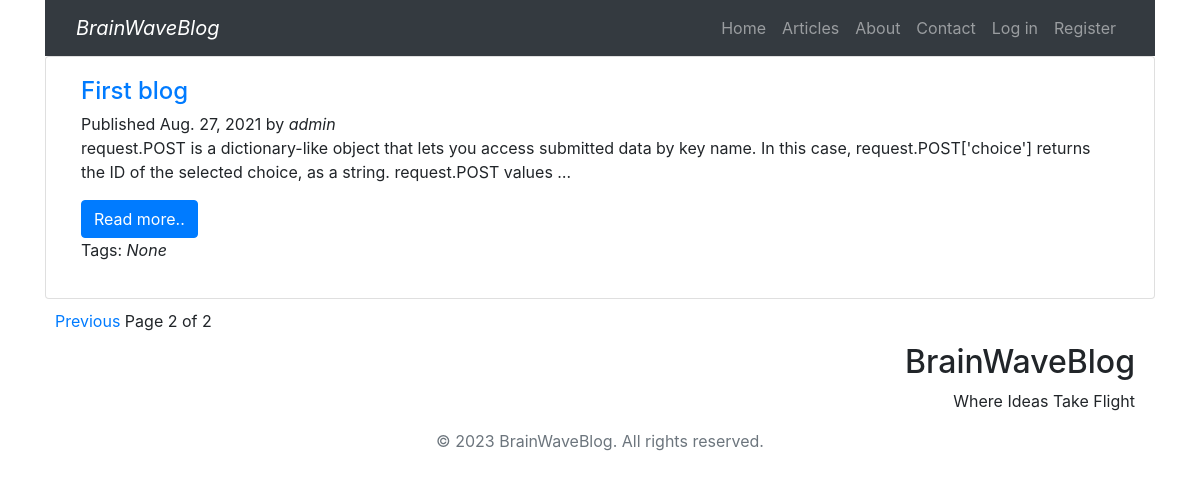
The page /blog/posts/?page=2 on the database as committed earlier.
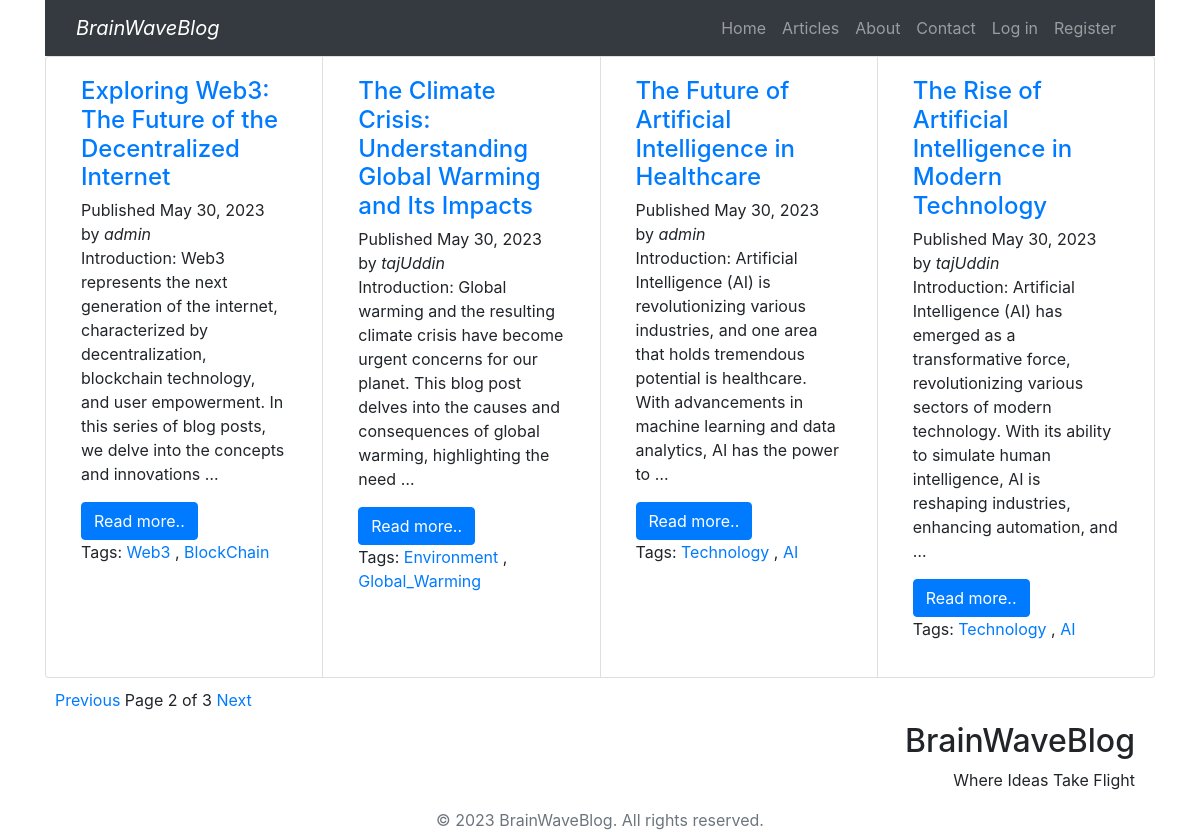
The same page on the database as committed later.
### blog/models.py (models this page shows, shortened)
class Post(models.Model):
    STATUS_CHOICES = (
    ('draft', 'Draft'),
    ('published', 'Published'),
    )
    title = models.CharField(max_length=250)
    slug = models.SlugField(max_length=250,
                            unique_for_date='publish')
    author = models.ForeignKey(User,
                               on_delete=models.CASCADE,
                               related_name='posts')
    body = models.TextField()
    publish = models.DateTimeField(default=timezone.now)
    created = models.DateTimeField(auto_now_add=True)
    updated = models.DateTimeField(auto_now=True)
    status = models.CharField(max_length=10,
                              choices=STATUS_CHOICES,
                              default='draft')
    tags = TaggableManager()
    objects = models.Manager()
    published = PublishedManager()
    def get_absolute_url(self):
        return reverse('blog:post_detail',
        args=[self.publish.year,
        self.publish.month,
        self.publish.day, self.slug])
    class Meta:
        ordering = ('-publish',)

### blog/views.py (the view)
# urls.py: path('posts/', views.post_list, name='post_list'),
def post_list(request, tag_slug=None):
    object_list = Post.published.all()
    tag = None
    if tag_slug:
        tag = get_object_or_404(Tag, slug=tag_slug)
        object_list = object_list.filter(tags__in=[tag,])
    paginator = Paginator(object_list, 4)
    page = request.GET.get('page')
    try:
        posts = paginator.page(page)
    except PageNotAnInteger:
        posts = paginator.page(1)
    except EmptyPage:
        posts = paginator.page(paginator.num_pages)
    context = { 'page': page,
                'posts': posts,
                'tag': tag
                }
    return render(request, 'blog/post/list.html',
                  context)

### blog/models.py (called while the page is built)
    def get_queryset(self):
        return super(PublishedManager, self).get_queryset()\
                     .filter(status='published')

### blog/templates/blog/post/list.html (shortened to what this page needs)
{% extends "base.html" %}
{% block content %}
<div class="card-group">
{% for post in posts %}
<div class="card container-fluid" style="width: 24rem;">
    <div class="card-body">
        <h4 class="card-title">
            <a href="{{ post.get_absolute_url }}">{{ post.title }}</a>
        </h4>
        <p class="card-subtitle">
            Published {{ post.publish.date }} by <i>{{ post.author }}</i>
        </p>
        <div class="card-text justify-content-center">
            {{ post.body|truncatewords:30|linebreaks }}
        </div>
        <a href="{{ post.get_absolute_url }}" class="btn btn-primary">Read more..</a>
        <p class="tex-info">Tags:
            {% for tag in post.tags.all %}
            <a href="{% url 'blog:post_list_by_tag' tag.slug %}">{{ tag.name }}</a>
            {% if not forloop.last %}, {% endif %}
            {% empty %} <i>None</i>
            {% endfor %}
        </p>
    </div>
</div>
{% endfor %}
</div>
<div style="text-align: center;">{% include "pagination.html" with page=posts %}
</div>
{% endblock %}

Rows that differ between the two databases and show on the page:
no longer on this page (row edited): Post: title "First blog", publish "Aug. 27, 2021", author "admin", body "request.POST is a dictionary-like object that lets you access submitted data by key name. In this case, request.POST['choice'] returns the ID of the selected choice, as a string. request.POST values …"
now on this page (row edited): Post: title "Exploring Web3: The Future of the Decentralized Internet", publish "May 30, 2023", author "admin", body "Introduction: Web3 represents the next generation of the internet, characterized by decentralization, blockchain technology, and user empowerment. In this series of blog posts, we delve into the concepts and innovations …"
added Tag: name "Web3", shown under "Exploring Web3: The Future of the Decentralized Internet"
added Tag: name "BlockChain", shown under "Exploring Web3: The Future of the Decentralized Internet"
now on this page (row edited): Post: title "The Climate Crisis: Understanding Global Warming and Its Impacts", publish "May 30, 2023", author "tajUddin", body "Introduction: Global warming and the resulting climate crisis have become urgent concerns for our planet. This blog post delves into the causes and consequences of global warming, highlighting the need …"
added Tag: name "Environment", shown under "The Climate Crisis: Understanding Global Warming and Its Impacts"
added Tag: name "Global_Warming", shown under "The Climate Crisis: Understanding Global Warming and Its Impacts"
now on this page (row edited): Post: title "The Future of Artificial Intelligence in Healthcare", publish "May 30, 2023", author "admin", body "Introduction: Artificial Intelligence (AI) is revolutionizing various industries, and one area that holds tremendous potential is healthcare. With advancements in machine learning and data analytics, AI has the power to …"
now on this page (row edited): Tag: name "Technology"
now on this page (row edited): Tag: name "AI"
now on this page (row edited): Post: title "The Rise of Artificial Intelligence in Modern Technology", publish "May 30, 2023", author "tajUddin", body "Introduction: Artificial Intelligence (AI) has emerged as a transformative force, revolutionizing various sectors of modern technology. With its ability to simulate human intelligence, AI is reshaping industries, enhancing automation, and …"
Other text that changed with them:
{{ page.paginator.num_pages }}: "2" → "3"
text now shown: "Next"
